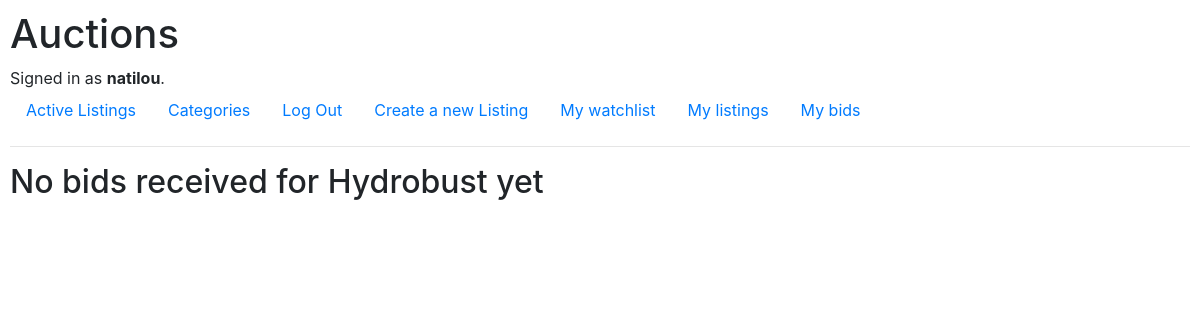
Page /4/bids_received (signed in) on the earlier database version.
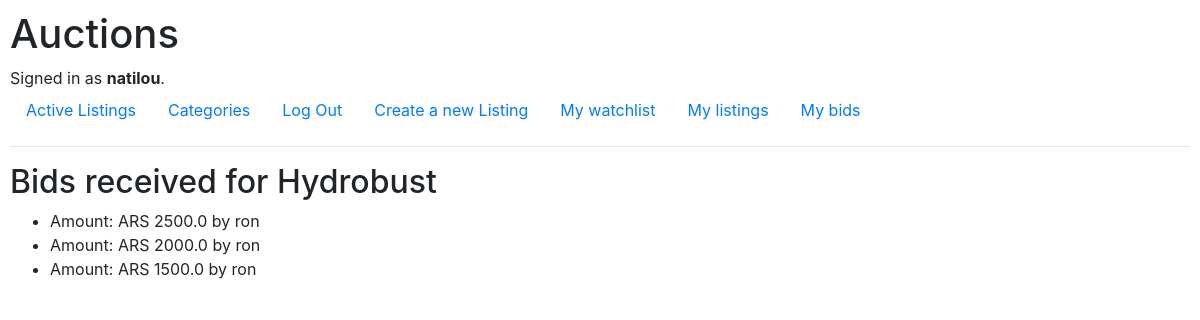
Same page on the later database version.
### auctions/models.py (models this page shows, shortened)
class Listing(models.Model):
    title = models.CharField(max_length=64)
    description = models.TextField(max_length=300)
    starting_price = models.FloatField()
    currency = models.CharField(max_length=4)
    image_url = models.URLField(null=True, blank=True)
    is_active = models.BooleanField(default=True)
    category = models.ForeignKey(Category, on_delete=models.CASCADE, related_name="listings")
    user = models.ForeignKey(User, on_delete=models.CASCADE, related_name="listings")

class Bid(models.Model):
    amount = models.FloatField()
    currency = models.CharField(max_length=4)
    user = models.ForeignKey(User, on_delete=models.CASCADE, related_name="bids")
    listing = models.ForeignKey(Listing, on_delete=models.CASCADE, related_name="bids")
    def __str__(self) -> str:
        return f"Amount: {self.currency} {self.amount} by {self.user}"

class User(AbstractUser):
    pass

### auctions/views.py (the view)
# urls.py: path("<int:listing_id>/bids_received", views.show_bids_received, name="show_bids_received")
@login_required
def show_bids_received(request, listing_id):
    listing = get_object_or_404(Listing, id=listing_id)
    bids_received = Bid.objects.filter(listing_id=listing.id).order_by('-amount')
    return render(request, "auctions/bids_received.html", {
        "bids": bids_received,
        "listing": listing
    } )

### auctions/templates/auctions/bids_received.html
{% extends "auctions/layout.html" %}
{% block body %}
    {% if bids %}
        <h2>Bids received for {{ listing.title }}</h2>
            <ul>
                {% for bid in bids %}
                <li>
                    {{ bid }}
                </li>
                {% endfor %}
            </ul>
    {% else %}
        <h2>No bids received for {{ listing.title }} yet </h2>
    {% endif %}
{% endblock %}

Differences in the rows shown:
added Bid: currency+amount+user "Amount: ARS 2500.0 by ron"
added Bid: currency+amount+user "Amount: ARS 2000.0 by ron"
added Bid: currency+amount+user "Amount: ARS 1500.0 by ron"
Other differences:
text no longer shown: "No bids received for yet"
text now shown: "Bids received for"
